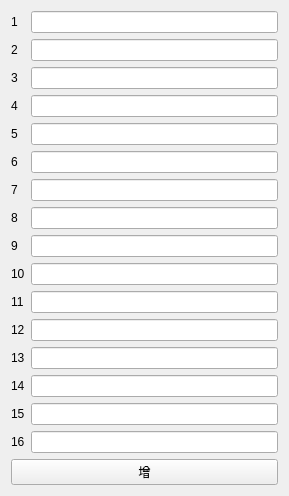
<?xml version="1.0" encoding="UTF-8"?>
<ui version="4.0">
 <class>qtedit</class>
 <widget class="QWidget" name="qtedit">
  <property name="geometry">
   <rect>
    <x>0</x>
    <y>0</y>
    <width>289</width>
    <height>478</height>
   </rect>
  </property>
  <property name="windowTitle">
   <string>Form</string>
  </property>
  <layout class="QGridLayout" name="gridLayout">
   <item row="6" column="0">
    <widget class="QLabel" name="label_7">
     <property name="text">
      <string>7</string>
     </property>
    </widget>
   </item>
   <item row="3" column="0">
    <widget class="QLabel" name="label_4">
     <property name="text">
      <string>4</string>
     </property>
    </widget>
   </item>
   <item row="1" column="0">
    <widget class="QLabel" name="label_2">
     <property name="text">
      <string>2</string>
     </property>
    </widget>
   </item>
   <item row="5" column="0">
    <widget class="QLabel" name="label_6">
     <property name="text">
      <string>6</string>
     </property>
    </widget>
   </item>
   <item row="14" column="1">
    <widget class="QLineEdit" name="lineEdit_15"/>
   </item>
   <item row="16" column="0" colspan="2">
    <widget class="QPushButton" name="pushButton">
     <property name="text">
      <string>增</string>
     </property>
    </widget>
   </item>
   <item row="15" column="1">
    <widget class="QLineEdit" name="lineEdit_16"/>
   </item>
   <item row="1" column="1">
    <widget class="QLineEdit" name="lineEdit_2"/>
   </item>
   <item row="10" column="0">
    <widget class="QLabel" name="label_11">
     <property name="text">
      <string>11</string>
     </property>
    </widget>
   </item>
   <item row="8" column="0">
    <widget class="QLabel" name="label_9">
     <property name="text">
      <string>9</string>
     </property>
    </widget>
   </item>
   <item row="13" column="0">
    <widget class="QLabel" name="label_14">
     <property name="text">
      <string>14</string>
     </property>
    </widget>
   </item>
   <item row="12" column="1">
    <widget class="QLineEdit" name="lineEdit_13"/>
   </item>
   <item row="5" column="1">
    <widget class="QLineEdit" name="lineEdit_6"/>
   </item>
   <item row="9" column="0">
    <widget class="QLabel" name="label_10">
     <property name="text">
      <string>10</string>
     </property>
    </widget>
   </item>
   <item row="15" column="0">
    <widget class="QLabel" name="label_16">
     <property name="text">
      <string>16</string>
     </property>
    </widget>
   </item>
   <item row="3" column="1">
    <widget class="QLineEdit" name="lineEdit_4"/>
   </item>
   <item row="6" column="1">
    <widget class="QLineEdit" name="lineEdit_7"/>
   </item>
   <item row="2" column="1">
    <widget class="QLineEdit" name="lineEdit_3"/>
   </item>
   <item row="11" column="1">
    <widget class="QLineEdit" name="lineEdit_12"/>
   </item>
   <item row="14" column="0">
    <widget class="QLabel" name="label_15">
     <property name="text">
      <string>15</string>
     </property>
    </widget>
   </item>
   <item row="13" column="1">
    <widget class="QLineEdit" name="lineEdit_14"/>
   </item>
   <item row="4" column="0">
    <widget class="QLabel" name="label_5">
     <property name="text">
      <string>5</string>
     </property>
    </widget>
   </item>
   <item row="0" column="0">
    <widget class="QLabel" name="label">
     <property name="text">
      <string>1</string>
     </property>
    </widget>
   </item>
   <item row="0" column="1">
    <widget class="QLineEdit" name="lineEdit"/>
   </item>
   <item row="9" column="1">
    <widget class="QLineEdit" name="lineEdit_10"/>
   </item>
   <item row="2" column="0">
    <widget class="QLabel" name="label_3">
     <property name="text">
      <string>3</string>
     </property>
    </widget>
   </item>
   <item row="12" column="0">
    <widget class="QLabel" name="label_13">
     <property name="text">
      <string>13</string>
     </property>
    </widget>
   </item>
   <item row="4" column="1">
    <widget class="QLineEdit" name="lineEdit_5"/>
   </item>
   <item row="11" column="0">
    <widget class="QLabel" name="label_12">
     <property name="text">
      <string>12</string>
     </property>
    </widget>
   </item>
   <item row="7" column="0">
    <widget class="QLabel" name="label_8">
     <property name="text">
      <string>8</string>
     </property>
    </widget>
   </item>
   <item row="7" column="1">
    <widget class="QLineEdit" name="lineEdit_8"/>
   </item>
   <item row="10" column="1">
    <widget class="QLineEdit" name="lineEdit_11"/>
   </item>
   <item row="8" column="1">
    <widget class="QLineEdit" name="lineEdit_9"/>
   </item>
  </layout>
 </widget>
 <resources/>
 <connections/>
</ui>
